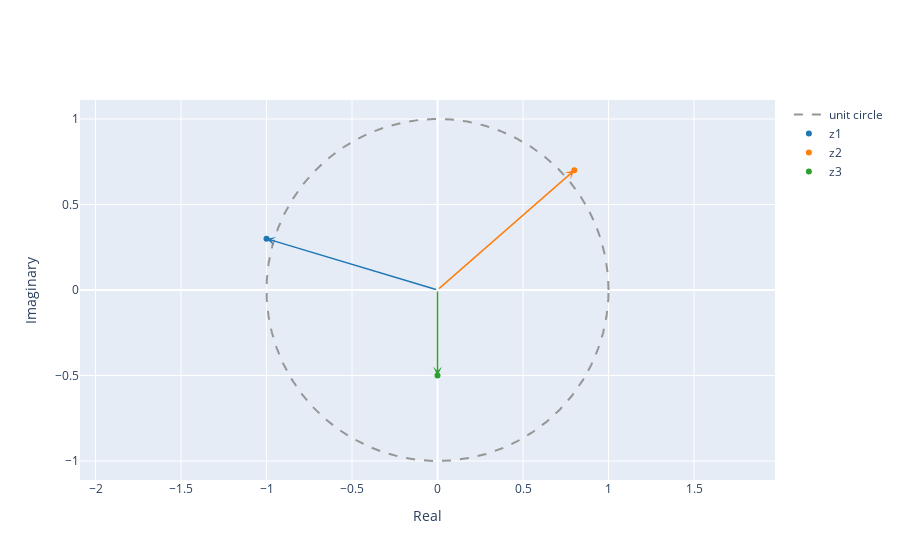

Source (notebook cell):
### Markdown cell above
# **Exercises**

**1. Complex Numbers**

To exercise your understanding of complex numbers, do the following:

1.1. Define $z_1 = -1+j0.3$ and $z_2 = 0.8+j0.7$. Enter these in Python and plot them as points and vectors in the complex plane.

### Code cell
z1 = -1 + 0.3j
z2 = 0.8 + 0.7j

plot_complex([z1,z2,z3], name=['z1','z2','z3'])

### Figure 1 — Plotly figure (JSON) as saved in the notebook; plotly's stock layout.template omitted (floating-point values rounded to 4 significant figures; data arrays with more than 128 entries replaced by an {"elided": "..."} marker saying what was removed)
{"data": [{"line": {"color": "rgb(150,150,150)", "dash": "dash", "shape": "linear"}, "mode": "lines", "name": "unit circle", "type": "scatter", "x": {"elided": "1000 float values"}, "y": {"elided": "1000 float values"}}, {"marker": {"color": "#1f77b4"}, "mode": "markers", "name": "z1", "type": "scatter", "x": [-1], "y": [0.3]}, {"marker": {"color": "#ff7f0e"}, "mode": "markers", "name": "z2", "type": "scatter", "x": [0.8], "y": [0.7]}, {"marker": {"color": "#2ca02c"}, "mode": "markers", "name": "z3", "type": "scatter", "x": [0], "y": [-0.5]}], "layout": {"annotations": [{"arrowcolor": "#1f77b4", "arrowhead": 3, "arrowwidth": 1.5, "ax": 0, "axref": "x", "ay": 0, "ayref": "y", "showarrow": true, "text": "", "x": -1, "y": 0.3}, {"arrowcolor": "#ff7f0e", "arrowhead": 3, "arrowwidth": 1.5, "ax": 0, "axref": "x", "ay": 0, "ayref": "y", "showarrow": true, "text": "", "x": 0.8, "y": 0.7}, {"arrowcolor": "#2ca02c", "arrowhead": 3, "arrowwidth": 1.5, "ax": 0, "axref": "x", "ay": 0, "ayref": "y", "showarrow": true, "text": "", "x": 0, "y": -0.5}], "xaxis": {"title": {"text": "Real"}}, "yaxis": {"scaleanchor": "x", "scaleratio": 1, "title": {"text": "Imaginary"}}}}
